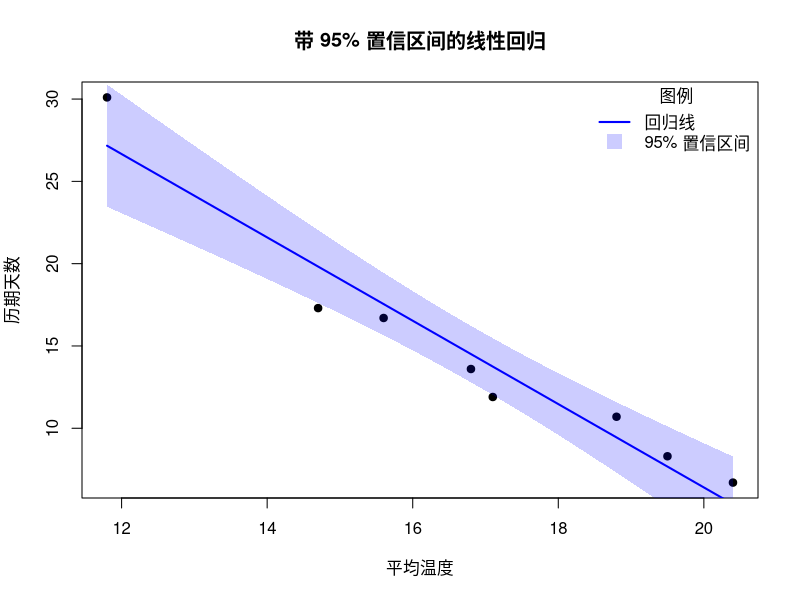
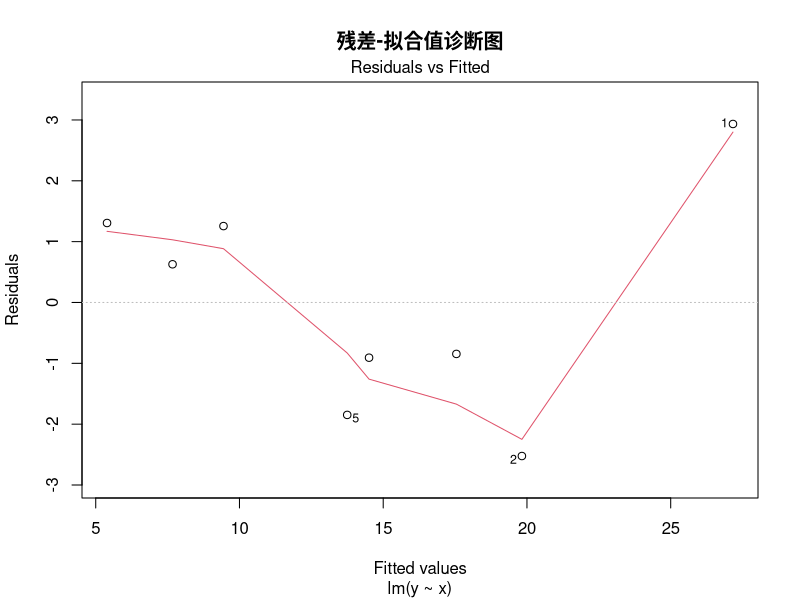

Write R code to recreate these figures, in order.
# 例 8.1 数据及模型
x <- c(11.8,14.7,15.6,16.8,17.1,18.8,19.5,20.4)
y <- c(30.1,17.3,16.7,13.6,11.9,10.7,8.3,6.7)
data <- data.frame(x, y)

model <- lm(y ~ x, data = data)

# 打印模型摘要和置信区间、ANOVA
summary(model)
confint(model)          # 斜率和截距的 95% 置信区间
anova_res <- anova(model)
print(anova_res)
r <- cor.test(data$x, data$y,conf.level = 0.95)
print(r)

# 1. 绘制散点和空白画布
plot(data$x, data$y,
     main  = "带 95% 置信区间的线性回归",
     xlab  = "平均温度",
     ylab  = "历期天数",
     pch   = 19)

# 2. 生成平滑的 x 序列，计算预测值和置信区间
x.seq <- seq(min(data$x), max(data$x), length.out = 100)
pred  <- predict(model,
                 newdata   = data.frame(x = x.seq),
                 interval  = "confidence",
                 level     = 0.95)

# 3. 绘制置信带（半透明多边形）
polygon(
  x      = c(x.seq, rev(x.seq)),
  y      = c(pred[,"lwr"], rev(pred[,"upr"])),
  col    = rgb(0, 0, 1, 0.2),
  border = NA
)

# 4. 添加回归拟合线
lines(x.seq, pred[,"fit"], col = "blue", lwd = 2, lty = 1)

# 5. 添加图例（包含置信区间说明）
legend("topright",
       legend = c("回归线", "95% 置信区间"),
       col    = c("blue", rgb(0, 0, 1, 0.2)),
       lty    = c(1, NA),
       lwd    = c(2, NA),
       pch    = c(NA, 15),
       pt.cex = c(NA, 2),
       pt.bg  = c(NA, rgb(0, 0, 1, 0.2)),
       title  = "图例",
       bty    = "n"
)

# 6. 残差-拟合值诊断图
plot(model, which = 1,
     main = "残差-拟合值诊断图")


# 创建新数据框用于预测
new_data <- data.frame(x = c(15))

# 进行预测，返回预测值及置信区间
predict(model, newdata = new_data, interval = "confidence",level = 0.95)
predict(model, newdata = new_data, interval = "prediction",level = 0.95)
